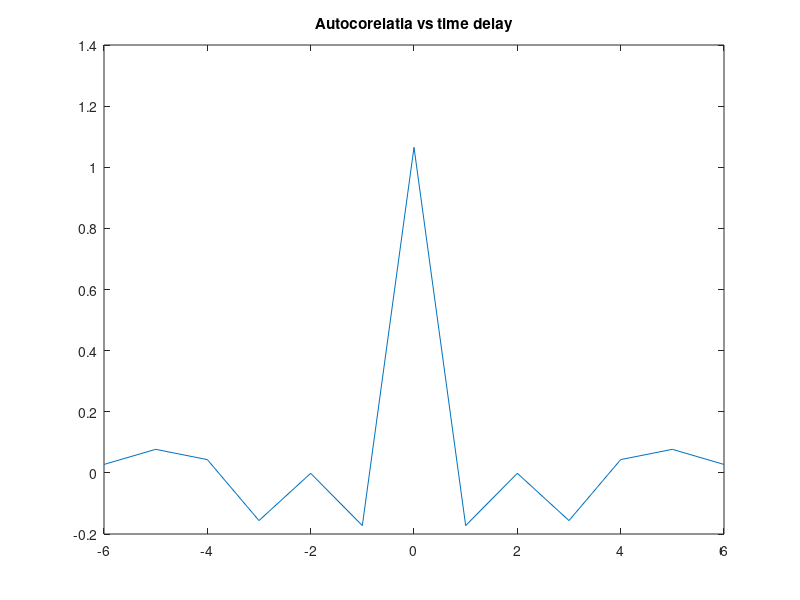

This figure's MATLAB source:
N = 100;
x = randn(1,N);
mean(x);
L = 6;
[rx, lags] = xcorr(x,L,'biased')
figure(1);
plot(lags,rx);
title('Autocorelatia vs time delay');


% Cresterea preciziei de estimare se realizeaza pe baza cresterii
% numarului de date N
% E normal ca corelatia dintre un semnal si el insusi(autocorelatia)
% sa aiba cea mai mare valoare atunci cand semnalul coincide
% cu el insusi, adica decalajul dintre cele doua este de valoare 0;


